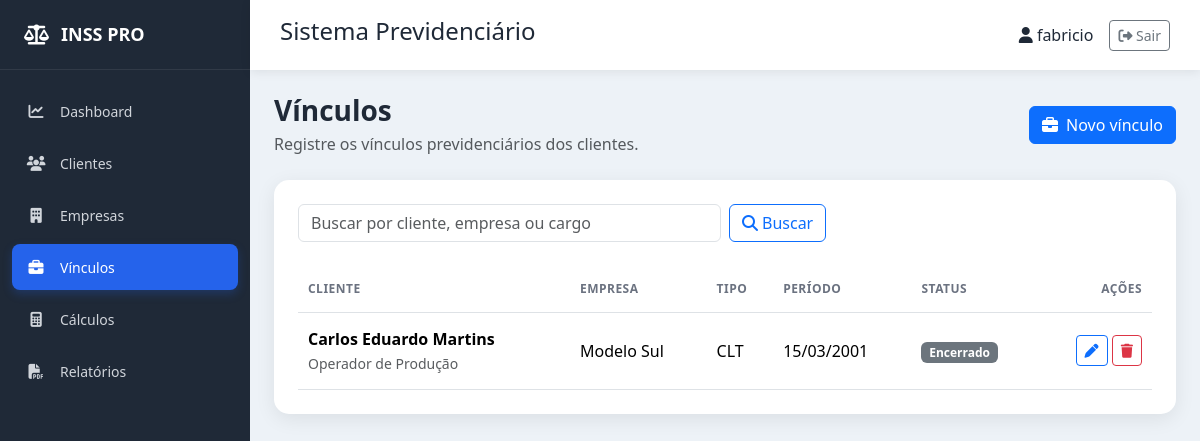
The app's page /vinculos/ (signed in), older data.
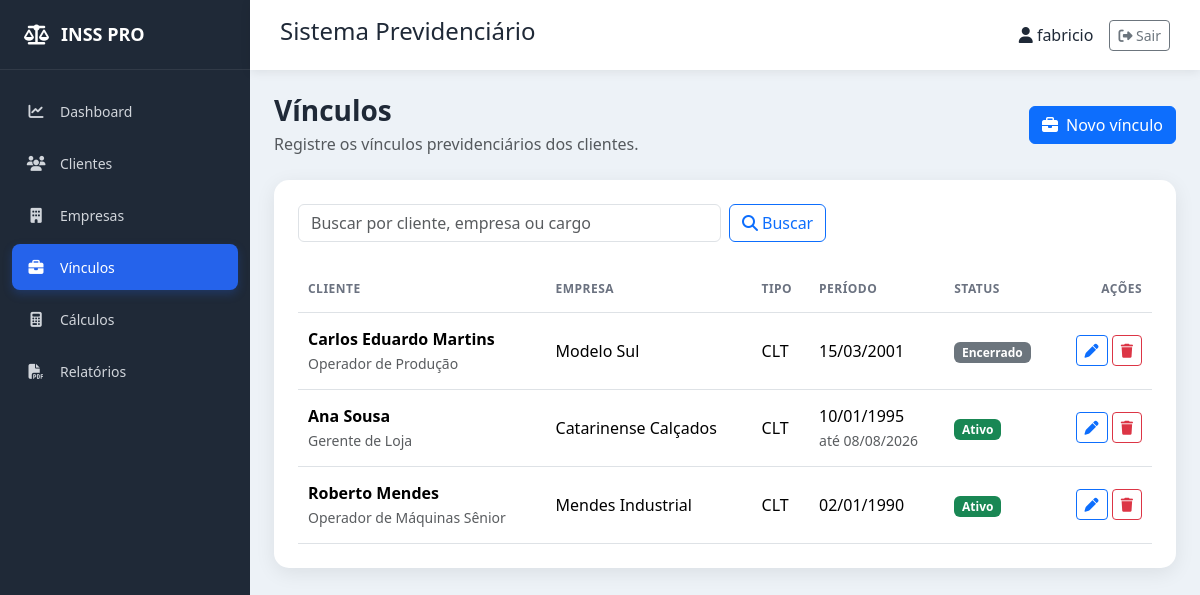
The same page, newer data.
### vinculos/models.py (models this page shows, shortened)
class Vinculo(models.Model):
    TIPOS = [
        ("CLT", "CLT"),
        ("Autônomo", "Autônomo"),
        ("Doméstico", "Empregado doméstico"),
        ("Rural", "Trabalhador rural"),
        ("Servidor", "Servidor público"),
        ("Outro", "Outro"),
    ]
    STATUS = [("Ativo", "Ativo"), ("Encerrado", "Encerrado")]
    cliente = models.ForeignKey(Cliente, on_delete=models.PROTECT, related_name="vinculos")
    empresa = models.ForeignKey(Empresa, on_delete=models.PROTECT, related_name="vinculos")
    tipo = models.CharField(max_length=20, choices=TIPOS)
    cargo = models.CharField(max_length=120, blank=True)
    data_inicio = models.DateField()
    data_fim = models.DateField(blank=True, null=True)
    salario = models.DecimalField(max_digits=12, decimal_places=2, blank=True, null=True)
    status = models.CharField(max_length=10, choices=STATUS, default="Ativo")
    observacoes = models.TextField(blank=True)
    criado_em = models.DateTimeField(auto_now_add=True)
    atualizado_em = models.DateTimeField(auto_now=True)
    class Meta:
        ordering = ["-data_inicio", "cliente__nome"]
        verbose_name = "Vínculo"
        verbose_name_plural = "Vínculos"

### clientes/models.py (models this page shows, shortened)
class Cliente(models.Model):
    SEXO = [
        ("M", "Masculino"),
        ("F", "Feminino"),
    ]
    ESTADO_CIVIL = [
        ("Solteiro", "Solteiro"),
        ("Casado", "Casado"),
        ("Divorciado", "Divorciado"),
        ("Viúvo", "Viúvo"),
        ("União Estável", "União Estável"),
    ]
    nome = models.CharField(
        max_length=200
    )
    cpf = models.CharField(
        max_length=14,
        unique=True
    )
    rg = models.CharField(
        max_length=20,
        blank=True
    )
    nascimento = models.DateField()
    sexo = models.CharField(
        max_length=1,
        choices=SEXO
    )
    estado_civil = models.CharField(
        max_length=20,
        choices=ESTADO_CIVIL,
        blank=True
    )
    telefone = models.CharField(
        max_length=20,
        blank=True
    )
    celular = models.CharField(
        max_length=20,
        blank=True
    )
    email = models.EmailField(
        blank=True
    )
    cep = models.CharField(
        max_length=10,
        blank=True
    )
    endereco = models.CharField(
        max_length=200,
        blank=True
    )
    numero = models.CharField(
        max_length=10,
        blank=True
    )
    complemento = models.CharField(
        max_length=100,
        blank=True
    )
    bairro = models.CharField(
        max_length=100,
        blank=True
    )
    cidade = models.CharField(
        max_length=100,
        blank=True
    )
    estado = models.CharField(
        max_length=2,
        blank=True
    )
    pis = models.CharField(
        max_length=20,
        blank=True
    )
    beneficio = models.CharField(
        max_length=30,
        blank=True
    )
    observacoes = models.TextField(
        blank=True
    )
    criado_em = models.DateTimeField(
        auto_now_add=True
    )
    atualizado_em = models.DateTimeField(
        auto_now=True
    )
    class Meta:
        ordering = ["nome"]
        verbose_name = "Cliente"
        verbose_name_plural = "Clientes"

### empresas/models.py (models this page shows)
class Empresa(models.Model):
    razao_social = models.CharField(max_length=200)
    nome_fantasia = models.CharField(max_length=200, blank=True)
    cnpj = models.CharField(max_length=18, unique=True)
    inscricao_estadual = models.CharField(max_length=30, blank=True)
    telefone = models.CharField(max_length=20, blank=True)
    email = models.EmailField(blank=True)
    cep = models.CharField(max_length=10, blank=True)
    endereco = models.CharField(max_length=200, blank=True)
    numero = models.CharField(max_length=10, blank=True)
    complemento = models.CharField(max_length=100, blank=True)
    bairro = models.CharField(max_length=100, blank=True)
    cidade = models.CharField(max_length=100, blank=True)
    estado = models.CharField(max_length=2, blank=True)
    observacoes = models.TextField(blank=True)
    criado_em = models.DateTimeField(auto_now_add=True)
    atualizado_em = models.DateTimeField(auto_now=True)
    class Meta:
        ordering = ["razao_social"]
        verbose_name = "Empresa"
        verbose_name_plural = "Empresas"
    def __str__(self):
        return self.nome_fantasia or self.razao_social

### vinculos/views.py (the view)
# urls.py: path("vinculos/", views.lista, name="lista"),
def lista(request):
    termo = request.GET.get("q", "").strip()
    vinculos = Vinculo.objects.select_related("cliente", "empresa")
    if termo:
        vinculos = vinculos.filter(Q(cliente__nome__icontains=termo) | Q(empresa__razao_social__icontains=termo) | Q(empresa__nome_fantasia__icontains=termo) | Q(cargo__icontains=termo))
    return render(request, "vinculos/lista.html", {"vinculos": vinculos, "termo": termo})

### templates/vinculos/lista.html (shortened to what this page needs)
{% extends "base.html" %}
{% block content %}
<div class="page-header d-flex flex-wrap justify-content-between align-items-center gap-3 mb-4"><div><h1 class="h3 mb-1">Vínculos</h1><p class="text-muted mb-0">Registre os vínculos previdenciários dos clientes.</p></div><a href="{% url 'vinculos:cadastrar' %}" class="btn btn-primary"><i class="fa-solid fa-briefcase me-2"></i>Novo vínculo</a></div>
<div class="card content-card"><div class="card-body p-4"><form method="get" class="row g-2 mb-4"><div class="col-md-8 col-lg-6"><input type="search" name="q" value="{{ termo }}" class="form-control" placeholder="Buscar por cliente, empresa ou cargo"></div><div class="col-auto"><button class="btn btn-outline-primary" type="submit"><i class="fa-solid fa-magnifying-glass me-1"></i>Buscar</button></div>{% if termo %}<div class="col-auto"><a href="{% url 'vinculos:lista' %}" class="btn btn-outline-secondary">Limpar</a></div>{% endif %}</form><div class="table-responsive"><table class="table align-middle mb-0"><thead><tr><th>Cliente</th><th>Empresa</th><th>Tipo</th><th>Período</th><th>Status</th><th class="text-end">Ações</th></tr></thead><tbody>{% for vinculo in vinculos %}<tr><td><strong>{{ vinculo.cliente.nome }}</strong><br><small class="text-muted">{{ vinculo.cargo|default:"Cargo não informado" }}</small></td><td>{{ vinculo.empresa }}</td><td>{{ vinculo.get_tipo_display }}</td><td>{{ vinculo.data_inicio|date:"d/m/Y" }}{% if vinculo.data_fim %}<br><small class="text-muted">até {{ vinculo.data_fim|date:"d/m/Y" }}</small>{% endif %}</td><td><span class="badge {% if vinculo.status == 'Ativo' %}text-bg-success{% else %}text-bg-secondary{% endif %}">{{ vinculo.status }}</span></td><td class="text-end text-nowrap"><a href="{% url 'vinculos:editar' vinculo.pk %}" class="btn btn-sm btn-outline-primary" aria-label="Editar vínculo"><i class="fa-solid fa-pen"></i></a> <a href="{% url 'vinculos:excluir' vinculo.pk %}" class="btn btn-sm btn-outline-danger" aria-label="Excluir vínculo"><i class="fa-solid fa-trash"></i></a></td></tr>{% empty %}<tr><td colspan="6" class="text-center py-5 text-muted"><i class="fa-solid fa-briefcase fs-2 d-block mb-2"></i>{% if termo %}Nenhum vínculo encontrado para a busca.{% else %}Nenhum vínculo cadastrado ainda.{% endif %}</td></tr>{% endfor %}</tbody></table></div></div></div>
{% endblock %}

### templates/base.html (shortened to what this page needs)
{% load static %}
<!DOCTYPE html>
<html lang="pt-br">
<head>
    <link href="https://cdn.jsdelivr.net/npm/bootstrap@5.3.7/dist/css/bootstrap.min.css"
          rel="stylesheet">
    <link rel="stylesheet"
          href="https://cdnjs.cloudflare.com/ajax/libs/font-awesome/6.5.2/css/all.min.css">
    <link rel="stylesheet"
          href="{% static 'css/style.css' %}">
</head>
<body>
{% if request.user.is_authenticated %}
    <div class="wrapper">
        {% include 'sidebar.html' %}
        <div class="main">
            {% include 'navbar.html' %}
            <div class="container-fluid p-4">
{% else %}
    <div class="container-fluid p-4">
{% endif %}
        {% block content %}
        {% endblock %}
{% if request.user.is_authenticated %}
            </div>
        </div>
    </div>
{% else %}
    </div>
{% endif %}
</body>
</html>

### templates/sidebar.html
<div class="sidebar">
    <div class="logo">
        <i class="fa-solid fa-scale-balanced"></i>
        <span>INSS PRO</span>
    </div>
    <nav class="menu">
        <a href="{% url 'clientes:home' %}"
           class="menu-item {% if request.resolver_match.namespace == 'clientes' and request.resolver_match.url_name == 'home' %}active{% endif %}">
            <i class="fa-solid fa-chart-line"></i>
            <span>Dashboard</span>
        </a>
        <a href="{% url 'clientes:lista' %}"
           class="menu-item {% if request.resolver_match.namespace == 'clientes' and request.resolver_match.url_name != 'home' %}active{% endif %}">
            <i class="fa-solid fa-users"></i>
            <span>Clientes</span>
        </a>
        <a href="{% url 'empresas:lista' %}"
           class="menu-item {% if request.resolver_match.namespace == 'empresas' %}active{% endif %}">
            <i class="fa-solid fa-building"></i>
            <span>Empresas</span>
        </a>
        <a href="{% url 'vinculos:lista' %}"
           class="menu-item {% if request.resolver_match.namespace == 'vinculos' %}active{% endif %}">
            <i class="fa-solid fa-briefcase"></i>
            <span>Vínculos</span>
        </a>
        <a href="{% url 'calculos:lista' %}"
           class="menu-item {% if request.resolver_match.namespace == 'calculos' %}active{% endif %}">
            <i class="fa-solid fa-calculator"></i>
            <span>Cálculos</span>
        </a>
        <a href="{% url 'relatorios:lista' %}"
           class="menu-item {% if request.resolver_match.namespace == 'relatorios' %}active{% endif %}">
            <i class="fa-solid fa-file-pdf"></i>
            <span>Relatórios</span>
        </a>
    </nav>
</div>

### templates/navbar.html (shortened to what this page needs)
<div class="topbar">
    <h4>Sistema Previdenciário</h4>
    <div class="d-flex align-items-center gap-3">
        <span>
            <i class="fa-solid fa-user"></i>
            {{ request.user.username }}
        </span>
        <form method="post" action="{% url 'logout' %}" class="m-0">
            <button type="submit"
                    class="btn btn-outline-secondary btn-sm">
                <i class="fa-solid fa-right-from-bracket"></i>
                Sair
            </button>
        </form>
    </div>
</div>

### static/css/style.css (style rules this page uses)
* { margin: 0; padding: 0; box-sizing: border-box; }
body { font-family: "Segoe UI", Arial, sans-serif; background: #edf2f7; color: #1f2937; }
.wrapper { display: flex; min-height: 100vh; }
.sidebar { width: 250px; min-height: 100vh; background: #1f2937; color: white; flex-shrink: 0; }
.logo { height: 70px; display: flex; align-items: center; gap: 12px; padding: 0 24px; font-size: 18px; font-weight: 700; border-bottom: 1px solid rgba(255, 255, 255, 0.08); }
.logo i { font-size: 20px; }
.menu { padding: 18px 12px; }
.menu-item { display: flex; align-items: center; gap: 14px; height: 46px; padding: 0 14px; margin-bottom: 6px; color: #d1d5db; text-decoration: none; border-radius: 8px; transition: all 0.2s ease; }
.menu-item i { width: 20px; text-align: center; font-size: 15px; }
.menu-item span { font-size: 14px; }
.menu-item.active { background: #2563eb; color: white; box-shadow: 0 4px 10px rgba(37, 99, 235, 0.25); }
.main { flex: 1; min-width: 0; }
.topbar { height: 70px; background: white; box-shadow: 0 2px 10px rgba(0, 0, 0, 0.08); display: flex; align-items: center; justify-content: space-between; padding: 0 30px; }
.page-header h1 { font-weight: 700; }
.content-card { border: none; border-radius: 15px; box-shadow: 0 5px 20px rgba(0, 0, 0, 0.08); }
.content-card .table thead th { color: #6b7280; font-size: 12px; text-transform: uppercase; letter-spacing: .04em; border-bottom-width: 1px; }
.content-card .table td, .content-card .table th { padding: 14px 10px; }

Row changes from the older to the newer data that the page shows:
added Vinculo: cliente.nome "Ana Sousa", cargo "Gerente de Loja", empresa "Catarinense Calçados", tipo "CLT", data_inicio "10/01/1995", data_fim "08/08/2026", status "Ativo"
added Vinculo: cliente.nome "Roberto Mendes", cargo "Operador de Máquinas Sênior", empresa "Mendes Industrial", tipo "CLT", data_inicio "02/01/1990", status "Ativo"
